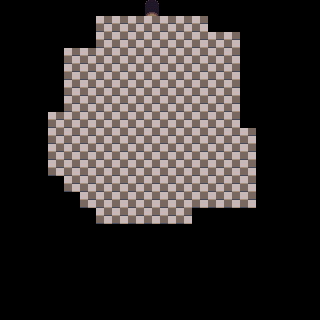

This is a level from a 2D game, rendered from its Tiled map with the project's own tilesets. A one-line summary and the complete map file follow:
An orthogonal 20x20 tile map with 16x16 px tiles, 2 tile layers (Tile Layer 1, Tile Layer 2), 2 tilesets.

<map version="1.5" tiledversion="1.7.2" orientation="orthogonal" renderorder="right-down" width="20" height="20" tilewidth="16" tileheight="16" infinite="0" nextlayerid="3" nextobjectid="1">
 <tileset firstgid="1" name="Inner" tilewidth="16" tileheight="16" tilecount="1000" columns="40">
  <image source="../tilesheets/Inner.png" trans="ff00ff" width="640" height="400" />
 </tileset>
 <tileset firstgid="1001" name="cave" tilewidth="16" tileheight="16" tilecount="1000" columns="40">
  <image source="../tilesheets/cave.png" trans="ff00ff" width="640" height="400" />
 </tileset>
 <layer id="1" name="Tile Layer 1" width="20" height="20">
  <data encoding="csv">
0,0,0,0,0,0,0,0,0,0,0,0,0,0,0,0,0,0,0,0,
0,0,0,0,0,0,0,1,1,1,1,0,0,0,0,0,0,0,0,0,
0,0,0,0,0,0,0,1,1,1,1,1,1,0,0,0,0,0,0,0,
0,0,0,0,0,0,0,1,1,1,1,1,1,0,0,0,0,0,0,0,
0,0,0,0,0,1,1,1,1,1,1,1,1,1,0,0,0,0,0,0,
0,0,0,0,0,1,1,1,1,1,1,1,1,1,0,0,0,0,0,0,
0,0,0,0,0,1,1,1,1,1,1,1,1,1,0,0,0,0,0,0,
0,0,0,0,0,1,1,1,1,1,1,1,1,1,0,0,0,0,0,0,
0,0,0,0,1,1,1,1,1,1,1,1,1,1,0,0,0,0,0,0,
0,0,0,0,1,1,1,1,1,1,1,1,1,1,1,0,0,0,0,0,
0,0,0,0,1,1,1,1,1,1,1,1,1,1,1,0,0,0,0,0,
0,0,0,0,0,0,1,1,1,1,1,1,1,1,1,0,0,0,0,0,
0,0,0,0,0,0,0,1,1,1,1,0,0,0,0,0,0,0,0,0,
0,0,0,0,0,0,0,0,0,0,0,0,0,0,0,0,0,0,0,0,
0,0,0,0,0,0,0,0,0,0,0,0,0,0,0,0,0,0,0,0,
0,0,0,0,0,0,0,0,0,0,0,0,0,0,0,0,0,0,0,0,
0,0,0,0,0,0,0,0,0,0,0,0,0,0,0,0,0,0,0,0,
0,0,0,0,0,0,0,0,0,0,0,0,0,0,0,0,0,0,0,0,
0,0,0,0,0,0,0,0,0,0,0,0,0,0,0,0,0,0,0,0,
0,0,0,0,0,0,0,0,0,0,0,0,0,0,0,0,0,0,0,0
</data>
 </layer>
 <layer id="2" name="Tile Layer 2" width="20" height="20">
  <data encoding="csv">
0,0,0,0,0,0,0,0,0,86,0,0,0,0,0,0,0,0,0,0,
0,0,0,0,0,0,1,0,0,0,0,1,1,0,0,0,0,0,0,0,
0,0,0,0,0,0,1,0,0,0,0,0,1,1,1,0,0,0,0,0,
0,0,0,0,1,1,1,0,0,0,0,0,0,1,1,0,0,0,0,0,
0,0,0,0,1,0,0,0,0,0,0,0,0,0,1,0,0,0,0,0,
0,0,0,0,1,0,0,0,0,0,0,0,0,0,1,0,0,0,0,0,
0,0,0,0,1,0,0,0,0,0,0,0,0,0,1,0,0,0,0,0,
0,0,0,1,1,0,0,0,0,0,0,0,0,0,1,0,0,0,0,0,
0,0,0,1,0,0,0,0,0,0,0,0,0,0,1,1,0,0,0,0,
0,0,0,1,0,0,0,0,0,0,0,0,0,0,0,1,0,0,0,0,
0,0,0,1,1,0,0,0,0,0,0,0,0,0,0,1,0,0,0,0,
0,0,0,0,1,1,0,0,0,0,0,0,0,0,0,1,0,0,0,0,
0,0,0,0,0,1,1,0,0,0,0,1,1,1,1,1,0,0,0,0,
0,0,0,0,0,0,1,1,1,1,1,1,0,0,0,0,0,0,0,0,
0,0,0,0,0,0,0,0,0,0,0,0,0,0,0,0,0,0,0,0,
0,0,0,0,0,0,0,0,0,0,0,0,0,0,0,0,0,0,0,0,
0,0,0,0,0,0,0,0,0,0,0,0,0,0,0,0,0,0,0,0,
0,0,0,0,0,0,0,0,0,0,0,0,0,0,0,0,0,0,0,0,
0,0,0,0,0,0,0,0,0,0,0,0,0,0,0,0,0,0,0,0,
0,0,0,0,0,0,0,0,0,0,0,0,0,0,0,0,0,0,0,0
</data>
 </layer>
</map>
